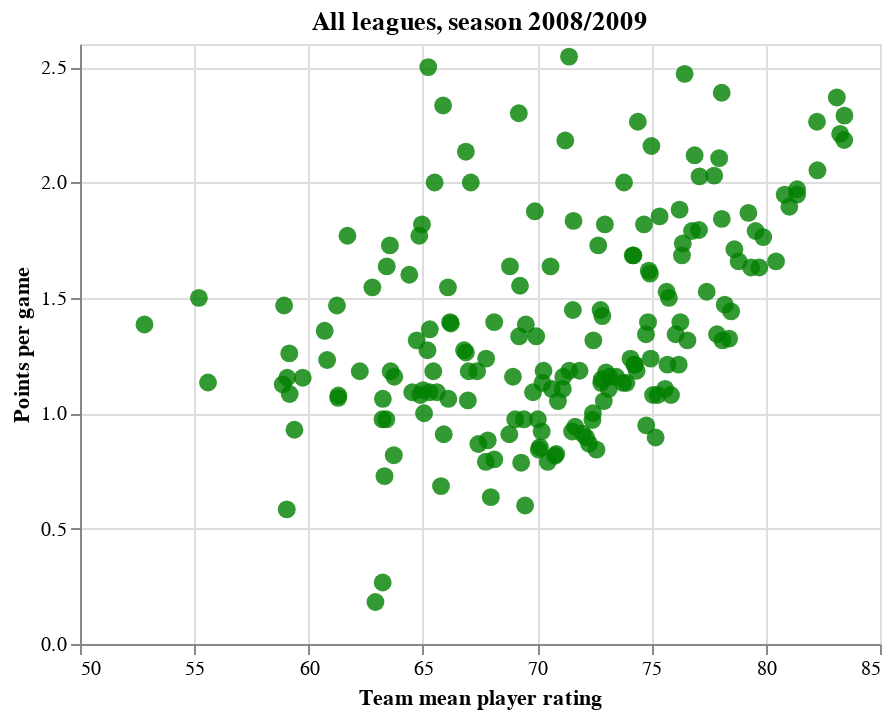

Write notebook code for a chart like this one.
### Markdown cell above
Nice! Let us try implementing the plot in Altair. We also tried a regression line to make the tendency more apparent, but it doesn't seem to work while using interactive().

### Code cell
points = alt.Chart(points_vs_rating).mark_circle(size=80,opacity=0.8, 
                                         color='green').encode(alt.X('mean_player_rating',
                                          scale=alt.Scale(zero=False),
                                          axis=alt.Axis(title='Team mean player rating')), 
                                          alt.Y('points_per_game',
                                          scale=alt.Scale(zero=False), axis=alt.Axis(title='Points per game')),
                                          #color="team_name", 
                                          tooltip="team_name").interactive().properties(
                                              title="All leagues, season 2008/2009")

# for some reason, regression doesn't work with interaction
display(points #+ points.transform_regression("mean_player_rating","points_per_game").mark_line()
)

print("Awesome!")

### Figure 1 — Vega-Lite specification as saved in the notebook (floating-point values rounded to 4 significant figures; data arrays with more than 128 entries replaced by an {"elided": "..."} marker saying what was removed)
{"config": {"view": {"continuousWidth": 400, "continuousHeight": 300}}, "data": {"name": "data-4e6a03fb2b5f8bab8a95ee008f4ea7fb"}, "mark": {"type": "circle", "color": "green", "opacity": 0.8, "size": 80}, "encoding": {"tooltip": {"type": "nominal", "field": "team_name"}, "x": {"type": "quantitative", "axis": {"title": "Team mean player rating"}, "field": "mean_player_rating", "scale": {"zero": false}}, "y": {"type": "quantitative", "axis": {"title": "Points per game"}, "field": "points_per_game", "scale": {"zero": false}}}, "selection": {"selector398": {"type": "interval", "bind": "scales", "encodings": ["x", "y"]}}, "title": "All leagues, season 2008/2009", "$schema": "https://vega.github.io/schema/vega-lite/v4.8.1.json", "datasets": {"data-4e6a03fb2b5f8bab8a95ee008f4ea7fb": {"elided": "187 records"}}}
